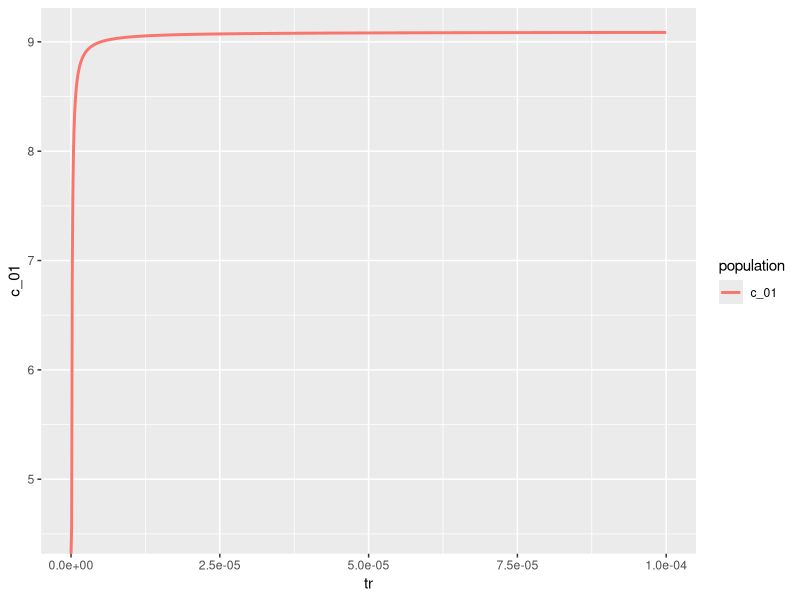
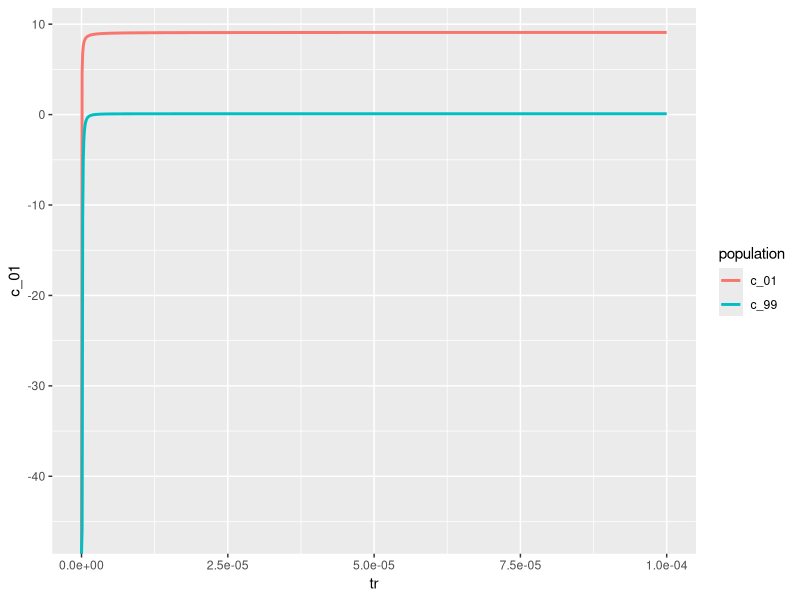
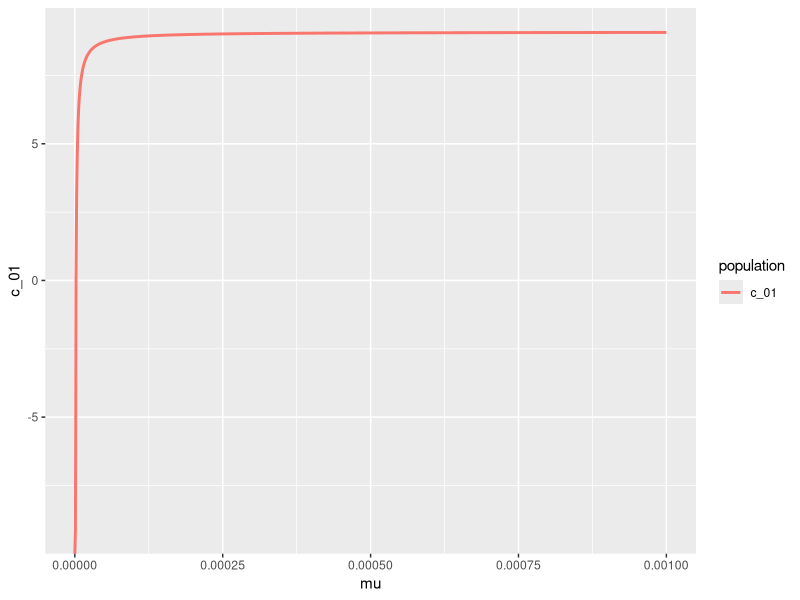
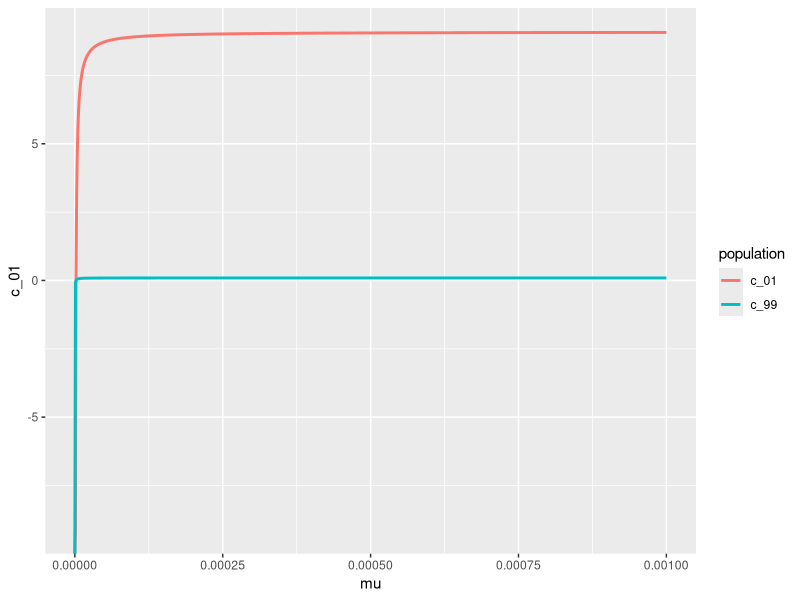
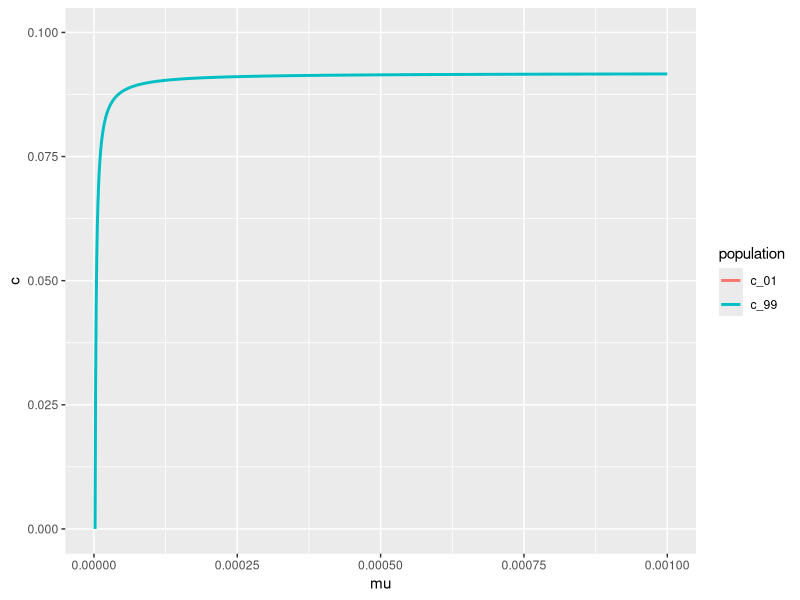
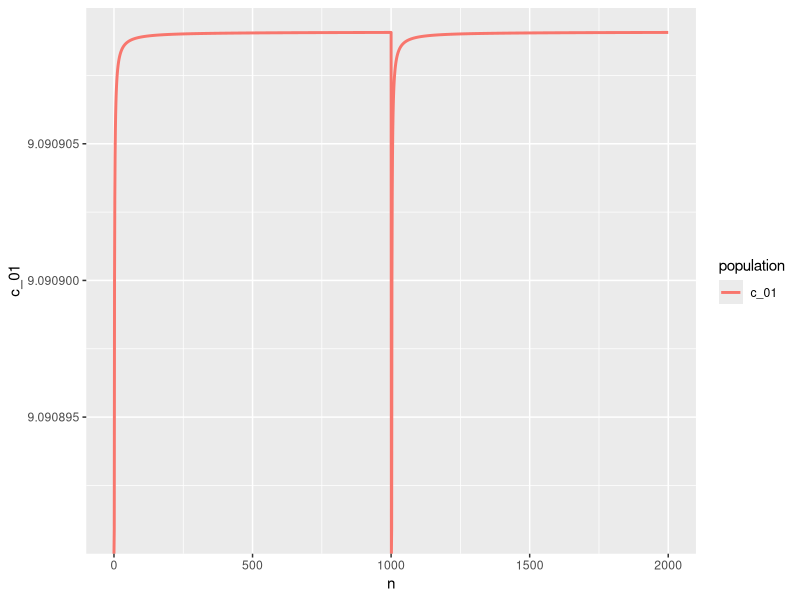
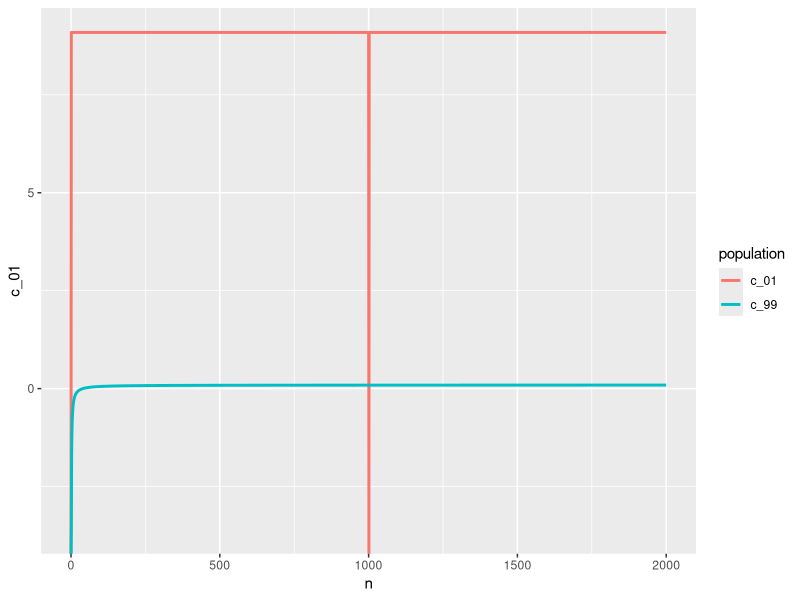
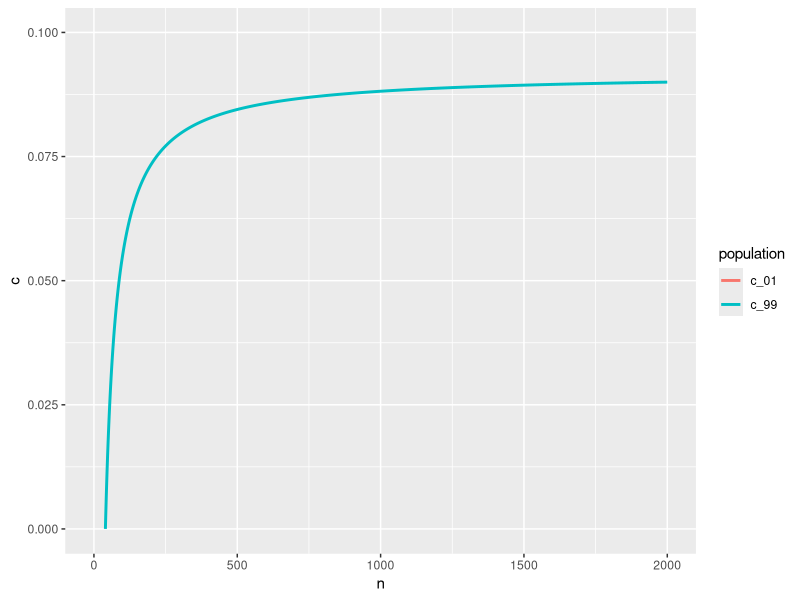

Reproduce these figures in R, in order.
library(ggplot2)
library(reshape2)
## analytic solutions for the GTA selfish-model 
#K  ## carrying capacity
#r  ## growth rate 
#n     ## number of GTA released per cell
#g  ## proportion of lollipop GTA containing GTA genome
#i  ## infection rate
#re   ## incoporation rate
#mu ## frequecy of generation "lollipop GTA"
#c  ## proportion of bacteria population expressing GTA

## population X1- containg and expression GTA genome
## population X2- without GTA genome, but except GTA transfering

## combining g, i, re together as a parameter to quantify the successfully transdcuting GTA genome rate 
## using parameter tr 

## c_mu function
## scenario 1: at the equilibrium, X2 takes over X1, so X1/(X1+X2) = 0.01

trans_rate1<- function(int){
  mu =0.0001
  K = 10^9 ## carrying capacity
  r = 0.1  ## growth rate 
  n = 200   ## number of GTA released per cell
  tr = int
  100*(K*r*n*tr*mu - r)/(K*n*tr*mu + K*r*n*tr*mu)
} 

tr <-seq(0, 0.0001, 0.0000001)
c_01 <- vector(mode= "numeric", length = length(tr))
for (x in 1 : length(tr)){
  c_01[x] <- trans_rate1(tr[x])
}



## scenario 2: at the equilibrium, X1 takes over X2, so X1/(X1+X2) = 0.99

trans_rate2<- function(int){
  mu =int
  K = 10^9 ## carrying capacity
  r = 0.1  ## growth rate 
  n = 200   ## number of GTA released per cell
  tr = int
  100*(K*r*n*tr*mu - r)/(99*(K*n*tr*mu + K*r*n*tr*mu))
} 

tr <-seq(0, 0.0001, 0.0000001)
c_99 <- vector(mode= "numeric", length = length(tr))
for (x in 1 : length(tr)){
  c_99[x] <- trans_rate2(tr[x])
}

# plot the results
c_tr<- cbind(tr, c_01, c_99)
c_tr<-as.data.frame(c_tr) 
head(c_tr,100)
population<-"c_01"
g <- ggplot(c_tr, aes(x=tr), y=c_01, group=1) 
g <- g +  geom_line(aes(y=c_01, color=population), size=1)  
g
g <- g +  geom_line(aes(y=c_99, color="c_99"),   size=1)  
g
#g <- g + ylab("c") + xlab("tr") +ylim(0,0.1)

#g

ggsave("c_trplot.jpg",plot=g)
## c_mu function
## scenario 1: at the equilibrium, X2 takes over X1, so X1/(X1+X2) = 0.01
lp_freq1<- function(int){
  mu =int
  K = 10^9 ## carrying capacity
  r = 0.1  ## growth rate 
  n = 200   ## number of GTA released per cell
  tr = 0.0000025
  100*(K*r*n*tr*mu - r)/(K*n*tr*mu + K*r*n*tr*mu)
} 

mu <-seq(0, 0.001, 0.000001)
c_01 <- vector(mode= "numeric", length = length(mu))
for (x in 1 : length(mu)){
  c_01[x] <- lp_freq1(mu[x])
}



## scenario 2: at the equilibrium, X1 takes over X2, so X1/(X1+X2) = 0.99

lp_freq2<- function(int){
  mu =int
  K = 10^9 ## carrying capacity
  r = 0.1  ## growth rate 
  n = 200   ## number of GTA released per cell
  tr = 0.0000025
  100*(K*r*n*tr*mu - r)/(99*(K*n*tr*mu + K*r*n*tr*mu))
} 

mu <-seq(0, 0.001, 0.000001)
c_99 <- vector(mode= "numeric", length = length(mu))
for (x in 1 : length(mu)){
  c_99[x] <- lp_freq2(mu[x])
}

# plot the results
c_mu<- cbind(mu, c_01, c_99)
c_mu<-as.data.frame(c_mu) 
head(c_mu)
population<-"c_01"
g <- ggplot(c_mu, aes(x=mu), y=c_01, group=1) 
g <- g +  geom_line(aes(y=c_01, color=population), size=1)  
g
g <- g +  geom_line(aes(y=c_99, color="c_99"),   size=1)  
g
g <- g + ylab("c") + xlab("mu") +ylim(0,0.1)

g

ggsave("c_muplot.jpg",plot=g)

## c_n function
## scenario 1: at the equilibrium, X2 takes over X1, so X1/(X1+X2) = 0.01
num_GTA1<- function(int){
  mu =int
  K = 10^9 ## carrying capacity
  r = 0.1  ## growth rate 
  n = 200   ## number of GTA released per cell
  tr = 0.0000025
  100*(K*r*n*tr*mu - r)/(K*n*tr*mu + K*r*n*tr*mu)
} 

n <- seq(0, 1000, 1)
c_01 <- vector(mode= "numeric", length = length(n))
for (x in 1 : length(n)){
  c_01[x] <- num_GTA1(n[x])
}



## scenario 2: at the equilibrium, X1 takes over X2, so X1/(X1+X2) = 0.99

num_GTA2<- function(int){
  mu = 0.00001
  K = 10^9 ## carrying capacity
  r = 0.1  ## growth rate 
  n = int   ## number of GTA released per cell
  tr = 0.0000025
  100*(K*r*n*tr*mu - r)/(99*(K*n*tr*mu + K*r*n*tr*mu))
} 

n <- seq(0, 2000, 1)
c_99 <- vector(mode= "numeric", length = length(n))
for (x in 1 : length(n)){
  c_99[x] <- num_GTA2(n[x])
}

# plot the results
c_n<- cbind(n, c_01, c_99)
c_n<-as.data.frame(c_n) 
head(c_n)
population<-"c_01"
g <- ggplot(c_n, aes(x=n), y=c_01, group=1) 
g <- g +  geom_line(aes(y=c_01, color=population), size=1)  
g
g <- g +  geom_line(aes(y=c_99, color="c_99"),   size=1)  
g
g <- g + ylab("c") + xlab("n") +ylim(0,0.1)

g
ggsave("c_nplot.jpg",plot=g)


